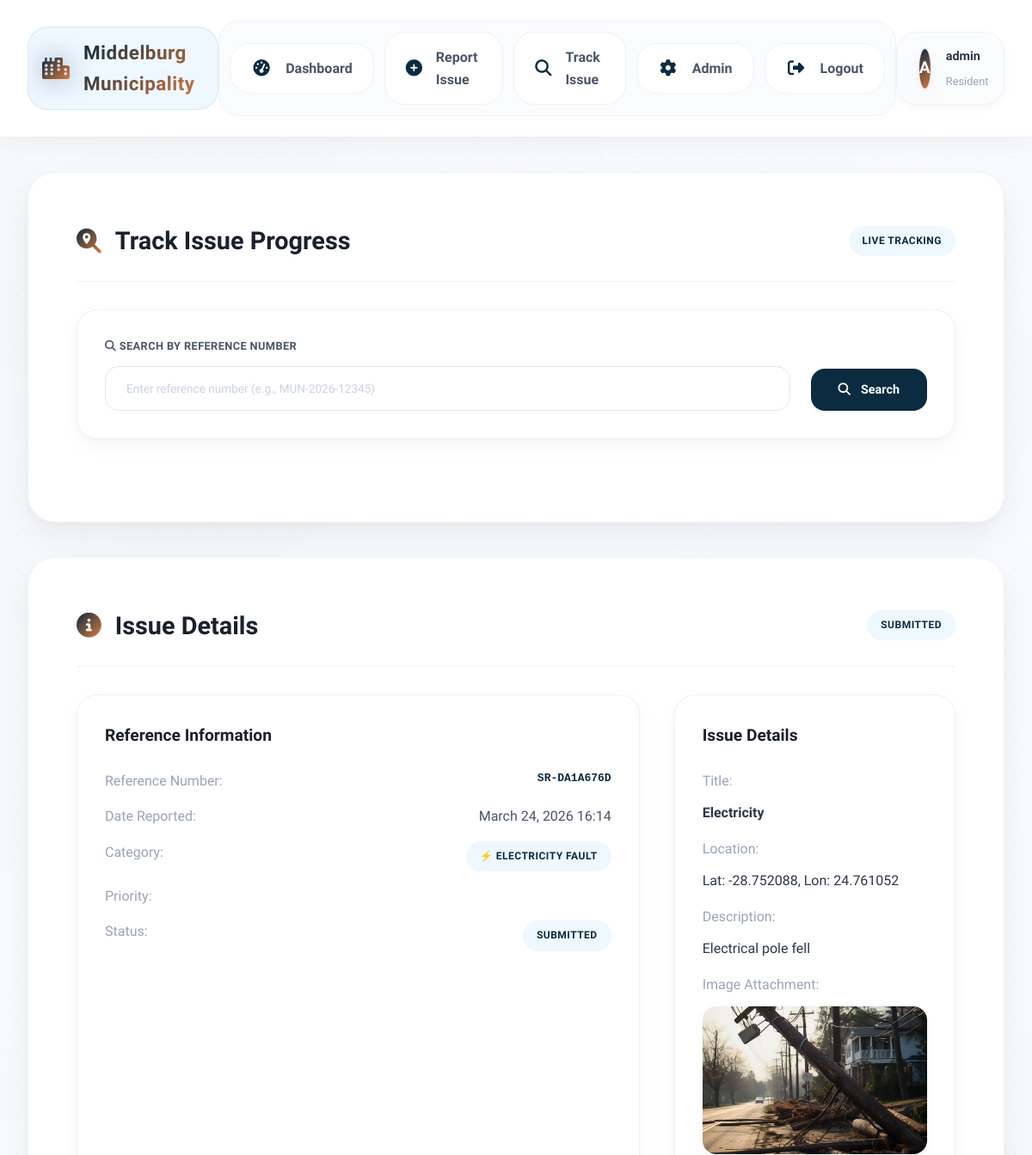
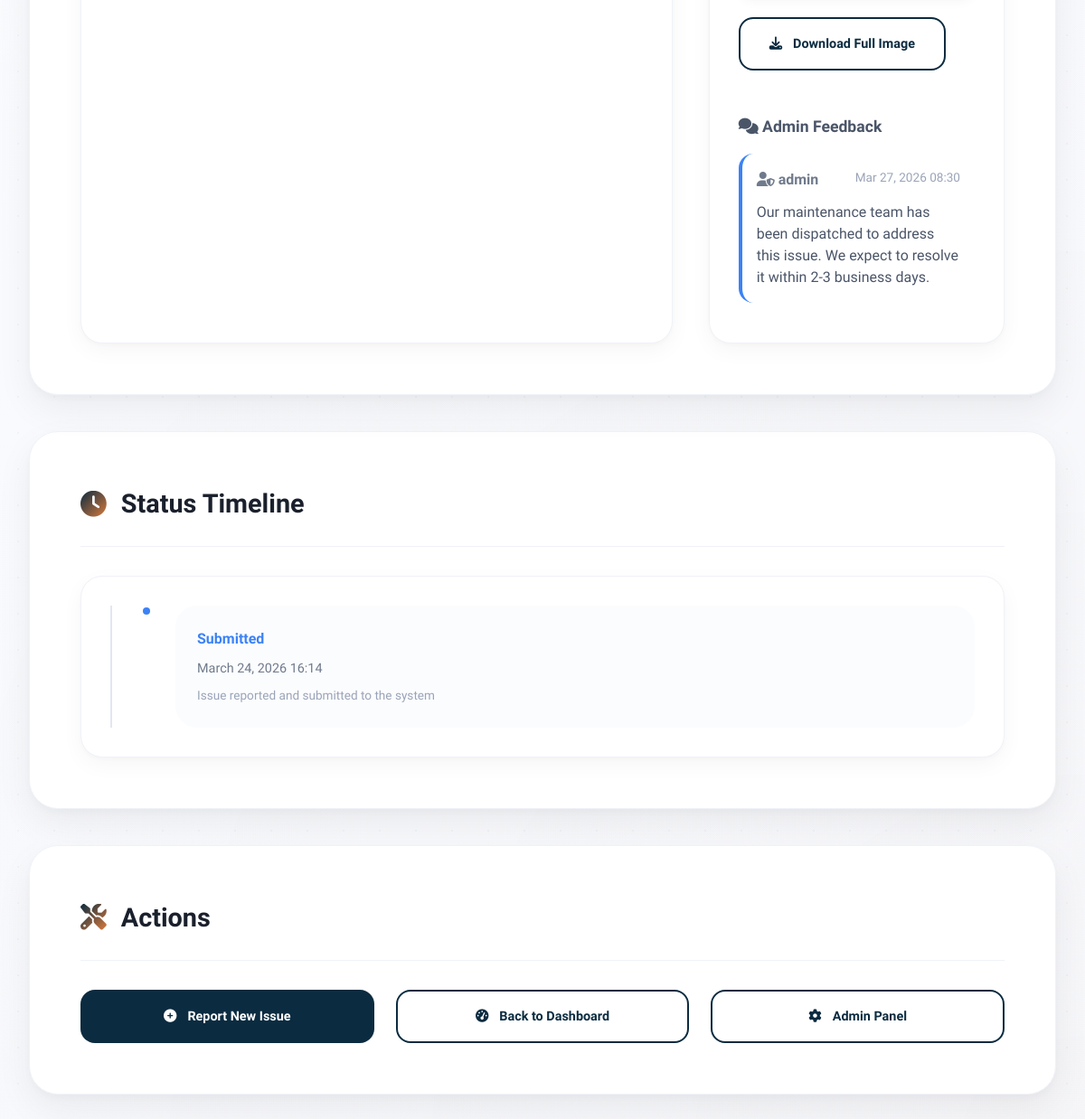
Page /track/SR-DA1A676D/ (signed in) on the committed database (2 pictures, top to bottom).
### issues/models.py (models this page shows, shortened)
class Issue(models.Model):
    STATUS_CHOICES = [
        ('submitted', 'Submitted'),
        ('in_progress', 'In Progress'),
        ('resolved', 'Resolved'),
    ]
    CATEGORY_CHOICES = [
        ('water', '💧 Water Leak'),
        ('pothole', '🕳️ Pothole'),
        ('electricity', '⚡ Electricity Fault'),
        ('waste', '🗑️ Waste Collection'),
        ('other', '📌 Other'),
    ]
    user = models.ForeignKey(User, on_delete=models.CASCADE)
    title = models.CharField(max_length=200)
    category = models.CharField(max_length=20, choices=CATEGORY_CHOICES)
    description = models.TextField()
    location = models.CharField(max_length=300)
    image = models.ImageField(upload_to='issues/', blank=True, null=True)
    reference_number = models.CharField(max_length=20, unique=True, blank=True)
    status = models.CharField(max_length=20, choices=STATUS_CHOICES, default='submitted')
    admin_notes = models.TextField(blank=True, null=True)
    created_at = models.DateTimeField(auto_now_add=True)
    updated_at = models.DateTimeField(auto_now=True)

class Feedback(models.Model):
    issue = models.ForeignKey(Issue, on_delete=models.CASCADE, related_name='feedback')
    admin = models.ForeignKey(User, on_delete=models.CASCADE, related_name='admin_feedback')
    message = models.TextField()
    created_at = models.DateTimeField(auto_now_add=True)
    class Meta:
        ordering = ['-created_at']

### issues/views.py (the view)
# urls.py: path('track/<str:reference_number>/', views.track_issue_detail, name='track_issue_detail'),  # Detail view with reference number
@login_required
def track_issue_detail(request, reference_number):
    try:
        issue = get_object_or_404(Issue, reference_number=reference_number, user=request.user)
    except:
        issue = get_object_or_404(Issue, reference_number=reference_number)
    status_steps = ['submitted', 'in_progress', 'resolved']
    current_index = status_steps.index(issue.status)
    feedback_list = issue.feedback.all()
    context = {
        'issue': issue,
        'status_steps': status_steps,
        'current_index': current_index,
        'feedback_list': feedback_list,
    }
    return render(request, 'issues/track_issue.html', context)

### issues/templates/issues/track_issue.html (shortened to what this page needs)
{% extends 'issues/base_premium_new.html' %}
{% block content %}
<div class="content-section" data-aos="fade-up">
    <div class="section-header">
        <h1 class="section-title">
            <i class="fas fa-search-location"></i>
            Track Issue Progress
        </h1>
        <div class="section-actions">
            <span class="badge badge-info">Live Tracking</span>
        </div>
    </div>
    <form method="get" class="card" style="margin-bottom: var(--space-2xl);">
        <div style="display: grid; grid-template-columns: 1fr auto; gap: var(--space-lg); align-items: end;">
            <div>
                <label for="ref_search" class="form-label">
                    <i class="fas fa-search"></i>
                    Search by Reference Number
                </label>
                <input type="text"
                       id="ref_search"
                       name="ref"
                       class="form-control"
                       placeholder="Enter reference number (e.g., MUN-2026-12345)"
                       value="{{ request.GET.ref|default:'' }}">
            </div>
            <button type="submit" class="btn btn-primary">
                <i class="fas fa-search"></i>
                Search
            </button>
        </div>
    </form>
</div>
{% if issue %}
<div class="content-section" data-aos="fade-up" data-aos-delay="100">
    <div class="section-header">
        <h2 class="section-title">
            <i class="fas fa-info-circle"></i>
            Issue Details
        </h2>
        <div class="section-actions">
            <span class="badge
                {% if issue.status == 'submitted' %}badge-info{% elif issue.status == 'in_progress' %}badge-warning{% elif issue.status == 'resolved' %}badge-success{% else %}badge-danger{% endif %}">
                {{ issue.get_status_display }}
            </span>
        </div>
    </div>
    <div style="display: grid; grid-template-columns: 2fr 1fr; gap: var(--space-2xl);">
        <div class="card">
            <div class="card-header">
                <h3 class="card-title">Reference Information</h3>
            </div>
            <div class="card-content">
                <div style="display: grid; gap: var(--space-md);">
                    <div style="display: flex; justify-content: space-between;">
                        <span style="color: var(--gray-500);">Reference Number:</span>
                        <span style="font-family: monospace; font-weight: 600; color: var(--primary);">{{ issue.reference_number }}</span>
                    </div>
                    <div style="display: flex; justify-content: space-between;">
                        <span style="color: var(--gray-500);">Date Reported:</span>
                        <span style="color: var(--gray-700);">{{ issue.created_at|date:"F d, Y H:i" }}</span>
                    </div>
                    <div style="display: flex; justify-content: space-between;">
                        <span style="color: var(--gray-500);">Category:</span>
                        <span class="badge badge-info">{{ issue.get_category_display }}</span>
                    </div>
                    <div style="display: flex; justify-content: space-between;">
                        <span style="color: var(--gray-500);">Priority:</span>
                        <span class="badge
                            {% if issue.priority == 'low' %}badge-success{% elif issue.priority == 'medium' %}badge-warning{% elif issue.priority == 'high' %}badge-danger{% endif %}">
                        </span>
                    </div>
                    <div style="display: flex; justify-content: space-between;">
                        <span style="color: var(--gray-500);">Status:</span>
                        <span class="badge
                            {% if issue.status == 'submitted' %}badge-info{% elif issue.status == 'in_progress' %}badge-warning{% elif issue.status == 'resolved' %}badge-success{% else %}badge-danger{% endif %}">
                            {{ issue.get_status_display }}
                        </span>
                    </div>
                </div>
            </div>
        </div>
        <div class="card">
            <div class="card-header">
                <h3 class="card-title">Issue Details</h3>
            </div>
            <div class="card-content">
                <div style="display: grid; gap: var(--space-md);">
                    <div>
                        <div style="color: var(--gray-500); margin-bottom: var(--space-sm);">Title:</div>
                        <div style="color: var(--gray-800); font-weight: 600;">{{ issue.title }}</div>
                    </div>
                    <div>
                        <div style="color: var(--gray-500); margin-bottom: var(--space-sm);">Location:</div>
                        <div style="color: var(--gray-800);">{{ issue.location }}</div>
                    </div>
                    <div>
                        <div style="color: var(--gray-500); margin-bottom: var(--space-sm);">Description:</div>
                        <div style="color: var(--gray-800); line-height: 1.6;">{{ issue.description|linebreaksbr }}</div>
                    </div>
                    {% if issue.image %}
                    <div>
                        <div style="color: var(--gray-500); margin-bottom: var(--space-sm);">Image Attachment:</div>
                        <div style="margin-bottom: var(--space-sm);">
                            <img src="{{ issue.image.url }}" alt="Issue Image" style="max-width: 100%; max-height: 300px; border-radius: var(--radius-md); box-shadow: var(--shadow-sm);">
                        </div>
                        <a href="{{ issue.image.url }}" target="_blank" class="btn btn-secondary" style="display: inline-flex; align-items: center; gap: var(--space-sm);">
                            <i class="fas fa-download"></i>
                            Download Full Image
                        </a>
                    </div>
                    {% endif %}
                    {% if feedback_list %}
                    <div style="margin-top: var(--space-xl);">
                        <div style="color: var(--gray-700); font-weight: 600; margin-bottom: var(--space-md); font-size: 1.1rem;">
                            <i class="fas fa-comments"></i> Admin Feedback
                        </div>
                        {% for feedback in feedback_list %}
                        <div style="background: var(--info-light); border-left: 4px solid var(--info); padding: var(--space-md); margin-bottom: var(--space-sm); border-radius: var(--radius-md);">
                            <div style="display: flex; justify-content: space-between; align-items: flex-start; margin-bottom: var(--space-sm);">
                                <div style="font-weight: 600; color: var(--dark);">
                                    <i class="fas fa-user-shield"></i> {{ feedback.admin.get_full_name|default:feedback.admin.username }}
                                </div>
                                <div style="font-size: 0.85rem; color: var(--gray-500);">
                                    {{ feedback.created_at|date:"M d, Y H:i" }}
                                </div>
                            </div>
                            <div style="color: var(--gray-700); line-height: 1.5;">
                                {{ feedback.message|linebreaksbr }}
                            </div>
                        </div>
                        {% endfor %}
                    </div>
                    {% endif %}
                </div>
            </div>
        </div>
    </div>
</div>
<div class="content-section" data-aos="fade-up" data-aos-delay="200">
    <div class="section-header">
        <h2 class="section-title">
            <i class="fas fa-clock"></i>
            Status Timeline
        </h2>
    </div>
    <div class="card">
        <div class="card-content">
            <div style="position: relative; padding-left: var(--space-2xl);">
                <div style="position: absolute; left: 0; top: 0; bottom: 0; width: 2px; background: var(--gray-300);"></div>
                <div style="display: flex; flex-direction: column; gap: var(--space-xl);">
                    <div class="timeline-item" style="position: relative;">
                        <div style="position: absolute; left: -6px; top: 0; width: 12px; height: 12px; background: var(--info); border-radius: 50%; border: 2px solid var(--white);"></div>
                        <div style="margin-left: var(--space-xl); padding: var(--space-lg); background: var(--gray-50); border-radius: var(--radius-lg);">
                            <div style="font-weight: 600; color: var(--info); margin-bottom: var(--space-xs);">Submitted</div>
                            <div style="color: var(--gray-600); font-size: 0.9rem;">{{ issue.created_at|date:"F d, Y H:i" }}</div>
                            <div style="color: var(--gray-500); font-size: 0.85rem; margin-top: var(--space-xs);">
                                Issue reported and submitted to the system
                            </div>
                        </div>
                    </div>
                </div>
            </div>
        </div>
    </div>
</div>
<div class="content-section" data-aos="fade-up" data-aos-delay="300">
    <div class="section-header">
        <h2 class="section-title">
            <i class="fas fa-tools"></i>
            Actions
        </h2>
    </div>
    <div style="display: grid; grid-template-columns: repeat(auto-fit, minmax(200px, 1fr)); gap: var(--space-lg);">
        <a href="{% url 'report_issue' %}" class="btn btn-primary">
            <i class="fas fa-plus-circle"></i>
            Report New Issue
        </a>
        <a href="{% url 'dashboard' %}" class="btn btn-secondary">
            <i class="fas fa-tachometer-alt"></i>
            Back to Dashboard
        </a>
        {% if user.is_staff %}
        <a href="{% url 'admin_dashboard' %}" class="btn btn-secondary">
            <i class="fas fa-cog"></i>
            Admin Panel
        </a>
        {% endif %}
    </div>
</div>
{% endif %}
{% endblock %}

### issues/templates/issues/base_premium_new.html (shortened to what this page needs)
<!DOCTYPE html>
<html lang="en">
<head>
    <link rel="stylesheet" href="https://cdnjs.cloudflare.com/ajax/libs/font-awesome/6.5.1/css/all.min.css">
    <link href="https://unpkg.com/aos@2.3.1/dist/aos.css" rel="stylesheet">
</head>
<body>
    <header class="header">
        <div class="header-container">
            <div class="header-left">
                <a href="{% url 'home' %}" class="logo">
                    <i class="fas fa-city"></i>
                    <span class="logo-text">Middelburg Municipality</span>
                </a>
            </div>
            <nav class="main-nav">
                <ul class="nav-menu">
                    {% if user.is_authenticated %}
                        <li class="nav-item">
                            <a href="{% url 'dashboard' %}" class="nav-link">
                                <i class="nav-icon fas fa-tachometer-alt"></i>
                                <span>Dashboard</span>
                            </a>
                        </li>
                        <li class="nav-item">
                            <a href="{% url 'report_issue' %}" class="nav-link">
                                <i class="nav-icon fas fa-plus-circle"></i>
                                <span>Report Issue</span>
                            </a>
                        </li>
                        <li class="nav-item">
                            <a href="{% url 'track_issue' %}" class="nav-link">
                                <i class="nav-icon fas fa-search"></i>
                                <span>Track Issue</span>
                            </a>
                        </li>
                        {% if user.is_staff %}
                            <li class="nav-item">
                                <a href="{% url 'admin_dashboard' %}" class="nav-link">
                                    <i class="nav-icon fas fa-cog"></i>
                                    <span>Admin</span>
                                </a>
                            </li>
                        {% endif %}
                        <li class="nav-item">
                            <a href="{% url 'logout' %}" class="nav-link">
                                <i class="nav-icon fas fa-sign-out-alt"></i>
                                <span>Logout</span>
                            </a>
                        </li>
                    {% endif %}
                </ul>
            </nav>
            {% if user.is_authenticated %}
                <div class="user-info">
                    <div class="user-avatar">{{ user.username|first|upper }}</div>
                    <div class="user-details">
                        <span class="user-name">{{ user.get_full_name|default:user.username }}</span>
                        <span class="user-role">{{ user.get_role_display|default:"Resident" }}</span>
                    </div>
                </div>
            {% endif %}
        </div>
    </header>
    <main class="main-container">
        {% block content %}{% endblock %}
    </main>
</body>
</html>

### rows in the picture
Issue: status "SUBMITTED", reference_number "SR-DA1A676D", created_at "March 24, 2026 16:14", category "⚡ ELECTRICITY FAULT", title "Electricity", location "Lat: -28.752088, Lon: 24.761052", description "Electrical pole fell", image (picture)
Feedback: admin.get_full_name "admin", created_at "Mar 27, 2026 08:30", message "Our maintenance team has been dispatched to address this issue. We expect to resolve it within 2-3 business days."

### other values in the picture
{{ user.username|first|upper }} "A"
{{ user.get_full_name|default:user.username }} "admin"
{{ user.get_role_display|default:"Resident" }} "Resident"
